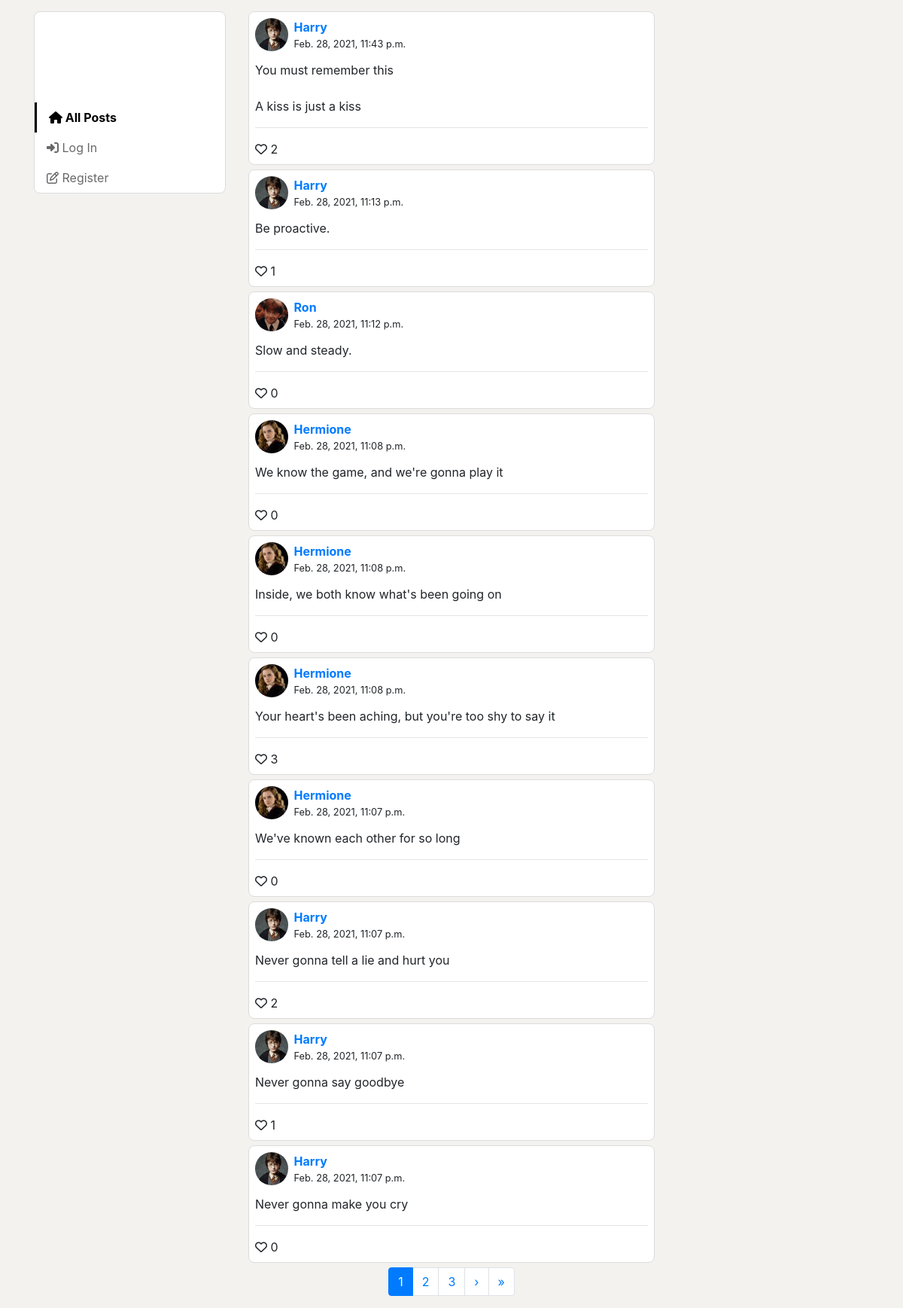
The app's page /, older data.
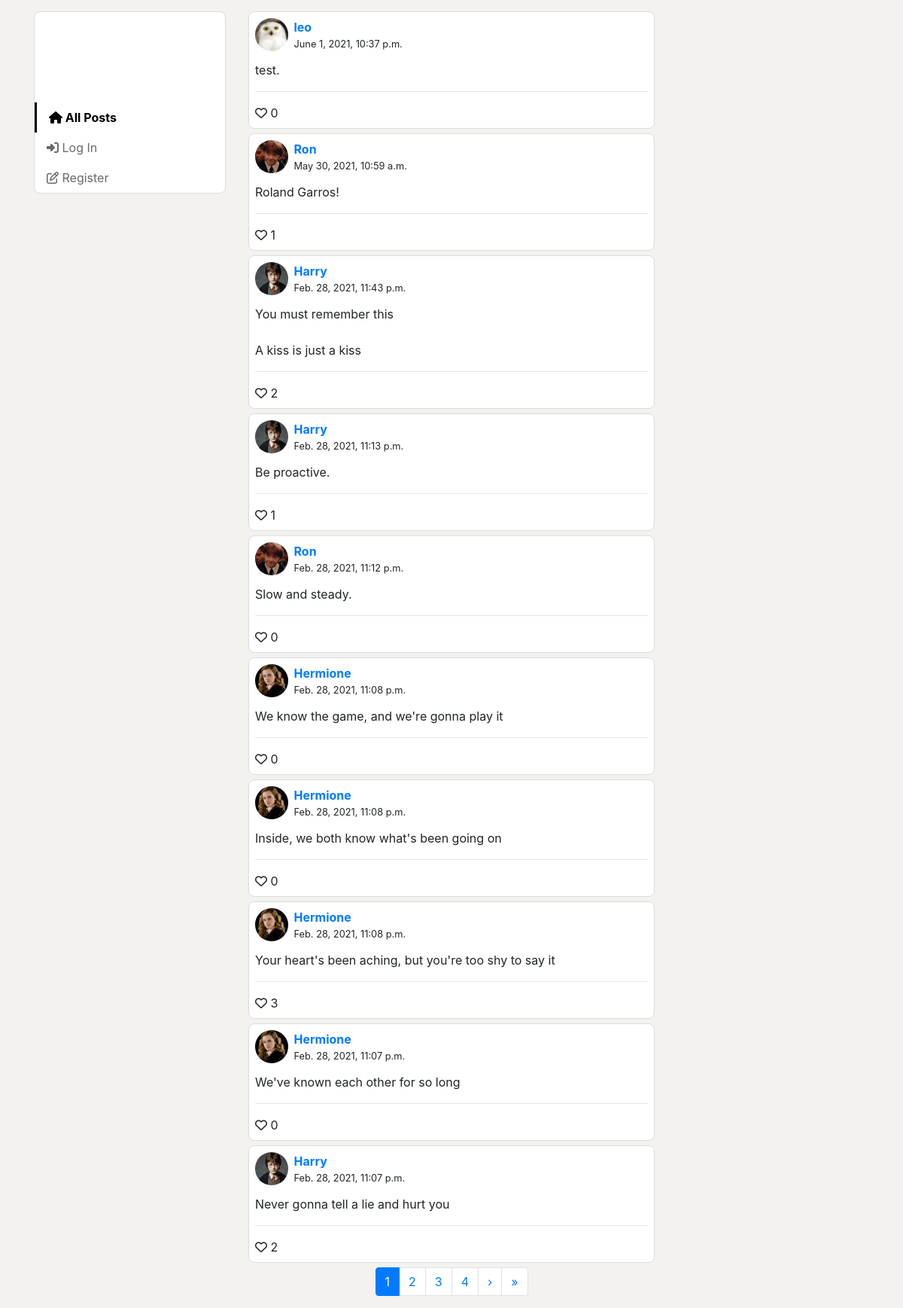
The same page, newer data.
### network/models.py (models this page shows, shortened)
class Post(models.Model):
    content = models.CharField(max_length=600)
    created_by = models.ForeignKey(User, on_delete=models.CASCADE, null=True, related_name='created_by')
    created_on = models.DateTimeField(auto_now_add = True, null=True)
    liker = models.ManyToManyField(User, blank=True, related_name='like')

class User(AbstractUser):
    pass

class Profile(models.Model):
    user = models.OneToOneField(User, on_delete=models.CASCADE)
    image = models.ImageField(default="default.jpg", upload_to="profile_pics")

### network/views.py (the view, shortened to what this page needs)
# urls.py: path("", views.index, name="index"),
def index(request):
    form = PostModelForm()
    current_user = request.user
    posts = Post.objects.all().order_by("-created_on")
    paginator = Paginator(posts, 10) # Show 10 contacts per page.
    page_number = request.GET.get('page')
    page_obj = paginator.get_page(page_number)
    return render(request, "network/index.html", {
        'form': form,
        'current_user': current_user,
        "posts": posts,
        "paginator": paginator,
        'page_obj': page_obj
    })

### network/templates/network/index.html (shortened to what this page needs)
{% extends "network/layout.html" %}
{% load static %}
{% block nav %}
    <div class="sticky-top" id="left_nav">
        <div class="nav-img">
        </div>
        <a class="nav-link item_currently" href="{% url 'index' %}"><i class="fa fa-home" aria-hidden="true"></i>  All Posts</a>
        {% if user.is_authenticated %}
            <a class="nav-link item" href="{% url 'following' %}"><i class="fa fa-eye" aria-hidden="true"></i>  Following</a>
            <a class="nav-link item" href="{% url 'profile' user.username %}"><i class="fa fa-user" aria-hidden="true"></i>  Profile</a>
            <a class="nav-link item" href="{% url 'logout' %}"><i class="fa fa-sign-out" aria-hidden="true"></i>  Log Out</a>
        {% else %}
            <a class="nav-link item" href="{% url 'login' %}"><i class="fa fa-sign-in" aria-hidden="true"></i>  Log In</a>
            <a class="nav-link item" href="{% url 'register' %}"><i class="fa fa-pencil-square-o" aria-hidden="true"></i>  Register</a>
        {% endif %}
    </div>
{% endblock %}
{% block body %}
    <div id="all-post">
        {% for post in page_obj %}
            <div class="p-2" id="posts">
                <div class="container">
                    <div class="row" style="margin-bottom:10px;">
                        <div class="col-sm-1" id="post-img">
                            <img class="rounded-circle" src="{{ post.created_by.profile.image.url }}">
                        </div>
                        <div class="col-sm-11" style="padding: 0px 0px 0px 8px;">
                            <a href="{% url 'profile' post.created_by %}" class="post_username"><strong>{{ post.created_by }}</strong></a>
                            <p style="margin-bottom: 3px; line-height: 18px"><small class="post-date">{{ post.created_on }}</small></p>
                        </div>
                    </div>
                </div>
                <div id="content{{ post.id }}" class="post_content">{{ post.content }}</div>
                <hr>
                {% if user.is_authenticated %}
                    <button data-postid="{{ post.id }}" class="likebtn" style="display: inline-block">
                        {% if user in post.liker.all %}
                            <div style="color: red;">
                                <i class="fa fa-heart"></i>
                            </div>
                        {% else %}
                            <i class="far fa-heart"></i>
                        {% endif %}
                    </button>
                {% else %}
                    <i class="far fa-heart" style="display: inline-block"></i>
                {% endif %}
                <span id="likes{{ post.id }}">{{ post.liker.count }}</span>
            </div>
        {% endfor %}
        <nav aria-label="Page navigation">
            <ul class="pagination justify-content-center">
                {% for page in paginator.page_range %}
                    {% if page == page_obj.number %}
                        <li class="page-item active" aria-current="page">
                            <a class="page-link" href="?page={{ page }}">{{ page }}</a>
                        </li>
                    {% else %}
                        <li class="page-item"><a class="page-link" href="?page={{ page }}">{{ page }}</a></li>
                    {% endif %}
                {% endfor %}
                {% if page_obj.has_next %}
                    <li class="page-item">
                        <a class="page-link" href="?page={{ page_obj.next_page_number }}">
                            <span aria-hidden="true">&rsaquo;</span>
                        </a>
                    </li>
                    <li class="page-item">
                        <a class="page-link" href="?page={{ page_obj.paginator.num_pages }}">
                            <span aria-hidden="true">&raquo;</span>
                        </a>
                    </li>
                {% endif %}
            </ul>
        </nav>
    </div>
{% endblock %}

Row changes from the older to the newer data that the page shows:
no longer on this page (row unchanged): Post: created_by.profile.image (picture), created_by "Harry", created_on "Feb. 28, 2021, 11:07 p.m.", content "Never gonna say goodbye", liker.count "1"
no longer on this page (row unchanged): Post: created_by.profile.image (picture), created_by "Harry", created_on "Feb. 28, 2021, 11:07 p.m.", content "Never gonna make you cry", liker.count "0"
added Post: created_by.profile.image (placeholder picture), created_by "leo", created_on "June 1, 2021, 10:37 p.m.", content "test.", liker.count "0"
added Post: created_by.profile.image (picture), created_by "Ron", created_on "May 30, 2021, 10:59 a.m.", content "Roland Garros!", liker.count "1"
Text that changed along with them:
new list line: "4"
